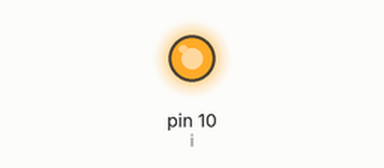
Simulated run of this sketch. Board: Arduino Uno, built with avr-gcc and run on an emulated ATmega328P. Shown: output pins drawn as LEDs (lit = HIGH).

Above: at 0.05 s.
At 0.2 s:
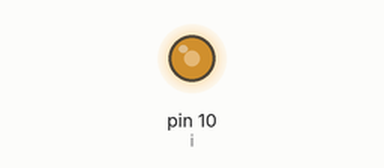
At 0.3 s:
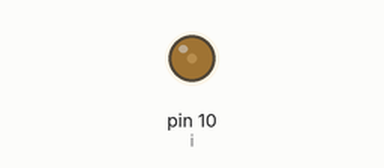
At 0.5 s:
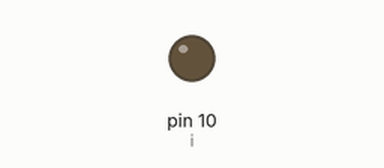
Timing chart, 0 to 3.0 s (numbered marks = the images above):
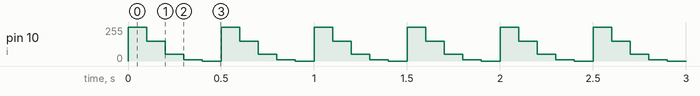

The sketch:

ledbirght.ino
```cpp
int i=10;

void setup() {
pinMode(i,OUTPUT);
}

void loop() {
analogWrite(i,255);
delay(100);
analogWrite(i,150);
delay(100);
analogWrite(i,50);
delay(100);
analogWrite(i,10);
delay(100);
analogWrite(i,0);
delay(100);
}
```

Measured:
- by itself, pin 10 (i): repeats every 0.50 s: 150/255 0.10 s, 50/255 0.10 s, 10/255 0.10 s, 0/255 0.10 s, 255/255 0.10 s
